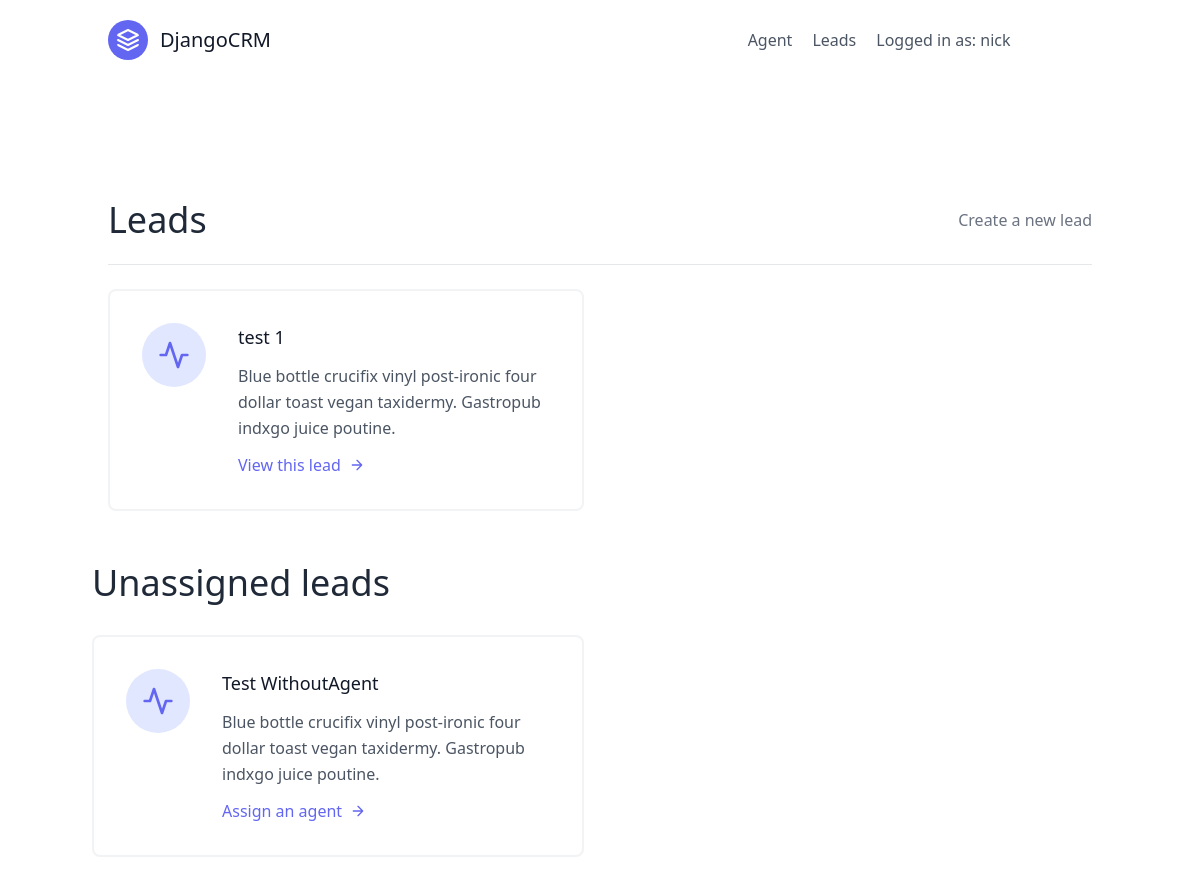
The app's page /website/ (signed in), older data.
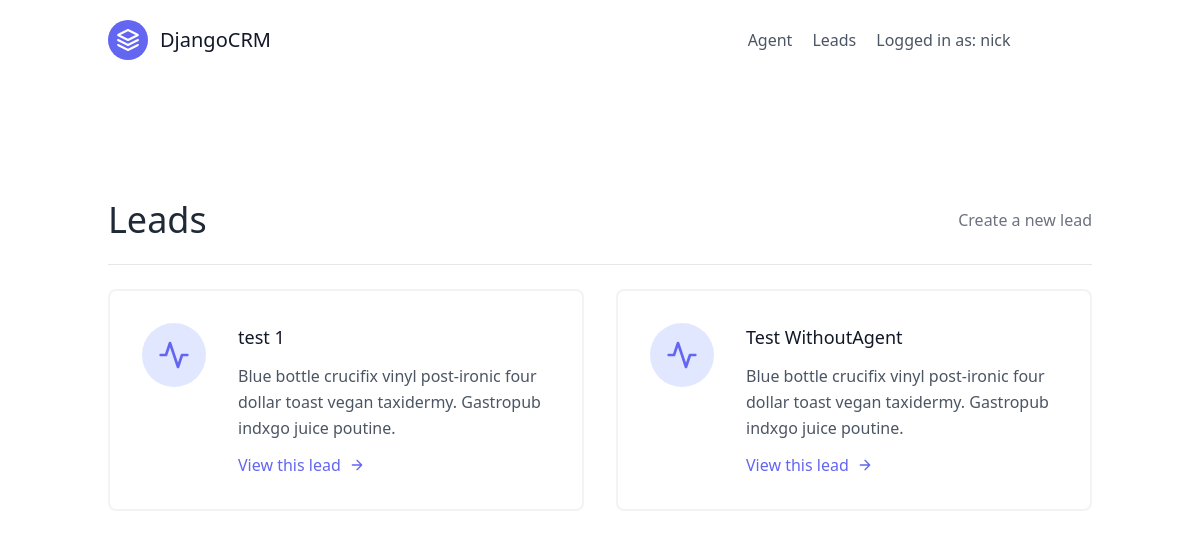
The same page, newer data.
### website/models.py (models this page shows, shortened)
class Lead(models.Model):
    first_name = models.CharField(max_length=20)
    last_name = models.CharField(max_length=20)
    age = models.IntegerField(default=0)
    organisation = models.ForeignKey(UserProfile, on_delete=models.CASCADE)
    agent = models.ForeignKey("Agent", null=True, blank=True, on_delete=models.SET_NULL)  # every lead have just 1 agent
    category = models.ForeignKey("Category", null=True, blank=True, on_delete=models.SET_NULL)

### website/views.py (the view)
# urls.py: path('', LeadListView.as_view(), name='lead-list'),
class LeadListView(LoginRequiredMixin, generic.ListView):
    template_name = "website/lead_list.html"
    context_object_name = "leads"
    def get_queryset(self):
        user = self.request.user
        if user.is_organiser:  # checking if the organiser
            queryset = Lead.objects.filter(organisation=user.userprofile,
                                           agent__isnull=False)  # checking the organisation by userprofile
        else:
            queryset = Lead.objects.filter(organisation=user.agent.organisation,
                                           agent__isnull=False)  # if we are an agents
            queryset = queryset.filter(agent__user=user)
        return queryset
    def get_context_data(self, **kwargs):
        user = self.request.user
        context = super(LeadListView, self).get_context_data(**kwargs)
        if user.is_organiser:
            queryset = Lead.objects.filter(
                organisation=user.userprofile,
                agent__isnull=True,
            )
            context.update({
                "unassigned_leads": queryset,
            })
        return context

### templates/website/lead_list.html (shortened to what the changed rows need)
{% extends "base.html" %}
{% block content %}
<section class="text-gray-600 body-font">
    <div class="container px-5 py-24 mx-auto flex flex-wrap">
    <div class="w-full mb-6 py-6 flex justify-between items-center border-b border-gray-200">
        <div>
          <h1 class=" text-4xl text-gray-800"> Leads</h1>
        </div>
    </div>
        <div class="flex flex-wrap -m-4">
            {% for lead in leads %}
              <div class="p-4 lg:w-1/2 md:w-full">
                <div class="flex border-2 rounded-lg border-gray-200 border-opacity-50 p-8 sm:flex-row flex-col">
                  <div class="w-16 h-16 sm:mr-8 sm:mb-0 mb-4 inline-flex items-center justify-center rounded-full bg-indigo-100 text-indigo-500 flex-shrink-0">
                    <svg fill="none" stroke="currentColor" stroke-linecap="round" stroke-linejoin="round" stroke-width="2" class="w-8 h-8" viewBox="0 0 24 24">
                      <path d="M22 12h-4l-3 9L9 3l-3 9H2"></path>
                    </svg>
                  </div>
                  <div class="flex-grow">
                    <h2 class="text-gray-900 text-lg title-font font-medium mb-3">
                        {{ lead.first_name }} {{ lead.last_name }}
                    </h2>
                    <p class="leading-relaxed text-base">
                        Blue bottle crucifix vinyl post-ironic four dollar toast vegan taxidermy. Gastropub indxgo juice poutine.
                    </p>
                    <a href="{% url 'website:lead-detail' lead.pk %}" class="mt-3 text-indigo-500 inline-flex items-center">
                        View this lead
                      <svg fill="none" stroke="currentColor" stroke-linecap="round" stroke-linejoin="round" stroke-width="2" class="w-4 h-4 ml-2" viewBox="0 0 24 24">
                        <path d="M5 12h14M12 5l7 7-7 7"></path>
                      </svg>
                    </a>
                  </div>
                </div>
              </div>
            {% endfor %}
            {% if unassigned_leads.exists %}
                <div class=" mt-5 flex flex-wrap -m-4">
                    <div class="p-4 w-full">
                        <h1 class=" text-4xl text-gray-800">Unassigned leads</h1>
                    </div>
                    {% for lead in unassigned_leads %}
                        <div class="p-4 lg:w-1/2 md:w-full">
                            <div class="flex border-2 rounded-lg border-gray-200 border-opacity-50 p-8 sm:flex-row flex-col">
                              <div class="w-16 h-16 sm:mr-8 sm:mb-0 mb-4 inline-flex items-center justify-center rounded-full bg-indigo-100 text-indigo-500 flex-shrink-0">
                                <svg fill="none" stroke="currentColor" stroke-linecap="round" stroke-linejoin="round" stroke-width="2" class="w-8 h-8" viewBox="0 0 24 24">
                                  <path d="M22 12h-4l-3 9L9 3l-3 9H2"></path>
                                </svg>
                              </div>
                              <div class="flex-grow">
                                <h2 class="text-gray-900 text-lg title-font font-medium mb-3">
                                    {{ lead.first_name }} {{ lead.last_name }}
                                </h2>
                                <p class="leading-relaxed text-base">
                                    Blue bottle crucifix vinyl post-ironic four dollar toast vegan taxidermy. Gastropub indxgo juice poutine.
                                </p>
                                <a href="{% url 'website:assign-agent' lead.pk %}" class="mt-3 text-indigo-500 inline-flex items-center">
                                    Assign an agent
                                  <svg fill="none" stroke="currentColor" stroke-linecap="round" stroke-linejoin="round" stroke-width="2" class="w-4 h-4 ml-2" viewBox="0 0 24 24">
                                    <path d="M5 12h14M12 5l7 7-7 7"></path>
                                  </svg>
                                </a>
                              </div>
                            </div>
                          </div>
                    {% endfor %}
                </div>
            {% endif %}
        </div>
    </div>
</section>
{% endblock content %}

Row changes from the older to the newer data that the page shows:
changed Lead "Test": moves from the list under "Unassigned leads" to the list under "Leads"
Text that changed along with them:
text no longer shown: "Unassigned leads"
